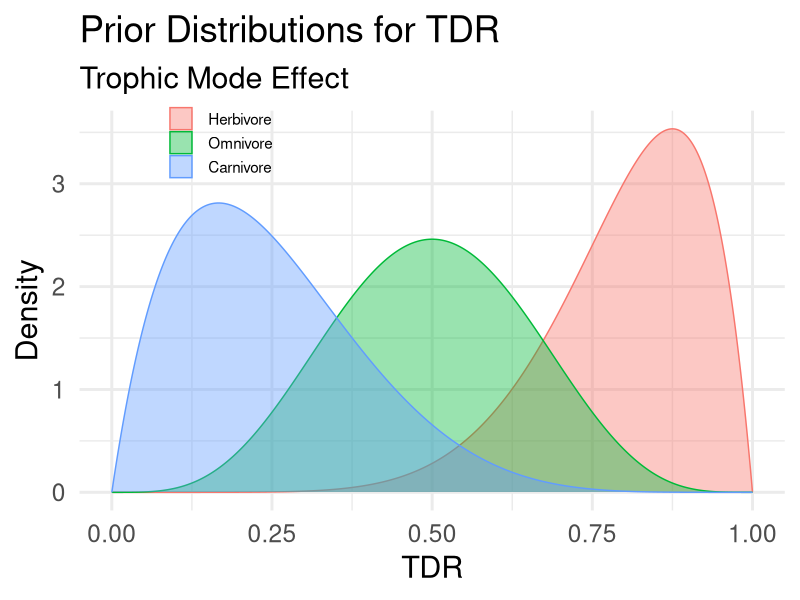
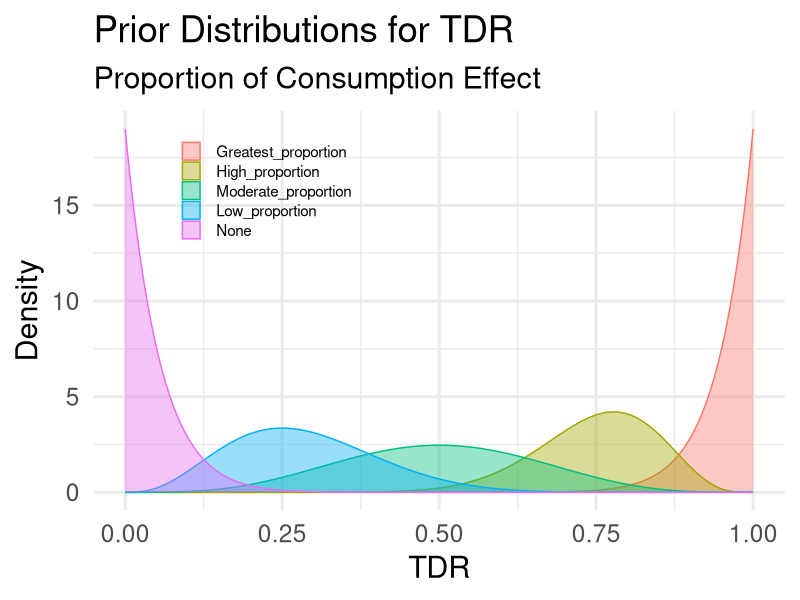

R code for these plots, in order:
## ---- chunk 1
#| echo: false
#| messages: false
#| warning: false
#| fig.cap: "Figure #: Plot of A) decay of the importance of kelp, B) total information, and C) the prior distributions as a function of depth from shore"
#| fig.align: center
#| fig-pos: "t"
#| fig.asp: 0.65



# Load packages
library(tidyverse)

# Define the parameters for each option
options <- list(
  "Herbivore" = list(alpha = 8, beta = 2),
  "Omnivore" = list(alpha = 5, beta = 5),
  "Carnivore" = list(alpha = 2, beta = 6)
)

# Create a sequence of TDR values from 0 to 1
tdr_values <- seq(0, 1, length.out = 1000)

# Initialize a data frame to hold the densities
density_data <- data.frame(TDR = tdr_values)

# Calculate the densities for each option
for (option in names(options)) {
  alpha <- options[[option]]$alpha
  beta <- options[[option]]$beta
  density_data[[option]] <- dbeta(tdr_values, alpha, beta)
}

# Convert data to long format for ggplot2
density_long <- gather(density_data, key = "Option", value = "Density", -TDR)

density_long <- density_long %>% 
  mutate(Option = factor(Option, levels = c("Herbivore", "Omnivore", "Carnivore")))

# Plot the densities
class(density_long$Option)


ggplot(density_long, aes(x = TDR, y = Density, colour = Option)) +
#  geom_line(size = 1.3) +
  geom_area(alpha = 0.4, position = "identity", aes(fill = Option)) +
  labs(title = "Prior Distributions for TDR",
       subtitle = "Trophic Mode Effect",
       x = "TDR",
       y = "Density") +
  theme_minimal(base_size = 22) +
  theme(legend.title = element_blank(),
        legend.position = "inside",
        legend.position.inside = c(0.2, 0.92),
        legend.text = element_text(size = 11))

## ---- chunk 2
# for the mean
(2)/(2+8)

# for the variance
(2*8) / ((2+8)^2 * (2+8+1))


# from claude

# Define prior parameters for different dependency levels
prior_params <- list(
  greatest_dependency = list(
    alpha = 19, beta = 1,    # Mean ~0.8, concentrated distribution
    description = "Greatest proportion of kelp/kelp-associated items"
  ),
  high_dependency = list(
    alpha = 15, beta = 5,
    description = "High proportion of kelp/kelp associated items"
  ),
  moderate_dependency = list(
    alpha = 5, beta = 5,    # Mean 0.5, moderate variance
    description = "Mixed diet with substantial kelp component"
  ),
  low_dependency = list(
    alpha = 4, beta = 10,
    description = "Low proportion of kelp items with mixed diet"
  ),
  lowest_dependency = list(
    alpha = 2, beta = 8,    # Mean ~0.2, indicates occasional kelp consumption
    description = "Lowest proportion of kelp items"
  )
)

# Function to calculate mean and variance
get_distribution_stats <- function(alpha, beta) {
  mean = alpha / (alpha + beta)
  variance = (alpha * beta) / ((alpha + beta)^2 * (alpha + beta + 1))
  return(list(mean = mean, variance = variance))
}

# Calculate metrics for each prior
for(dep_level in names(prior_params)) {
  stats <- get_distribution_stats(
    prior_params[[dep_level]]$alpha, 
    prior_params[[dep_level]]$beta
  )
  cat(sprintf(
    "%s:\n  Mean: %.2f\n  Variance: %.3f\n\n",
    dep_level, stats$mean, stats$variance
  ))
} 
## ---- chunk 3
#| fig.cap: "Figure 4: Plot distributions for the proportion of consumption effect on TDR"

library(tidyverse)
# Define the scaling factor 
# scale_factor <- 4.55  # Adjust this value as needed

# Define the parameters for each option
options <- list(
  "Greatest_proportion" = list(alpha = 19, beta = 1),
  "High_proportion" = list(alpha = 15, beta = 5),
  "Moderate_proportion" = list(alpha = 5, beta = 5),
  "Low_proportion" = list(alpha = 4, beta = 10),
  "None" = list(alpha = 1, beta = 19) 
)

# Create a sequence of TDR values from 0 to 1
tdr_values <- seq(0, 1, length.out = 1000)

# Initialize a data frame to hold the densities
density_data <- data.frame(TDR = tdr_values)

# Calculate the densities for each option
for (option in names(options)) {
  alpha <- options[[option]]$alpha
  beta <- options[[option]]$beta
  density_data[[option]] <- dbeta(tdr_values, alpha, beta)
}

# Convert data to long format for ggplot2
density_long <- gather(density_data, key = "Option", value = "Density", -TDR)

density_long <- density_long %>% 
  mutate(Option = factor(Option, levels = c("Greatest_proportion", 
                                            "High_proportion", 
                                            "Moderate_proportion", 
                                            "Low_proportion",
                                            "None")))



# Plot the densities
ggplot(density_long, aes(x = TDR, y = Density, color = Option)) +
#  geom_line(size = 1.3) +
  geom_area(alpha = 0.4, position = "identity", aes(fill = Option)) +
  labs(title = "Prior Distributions for TDR",
       subtitle = "Proportion of Consumption Effect",
       x = "TDR",
       y = "Density") +
  theme_minimal(base_size = 22) +
  theme(legend.title = element_blank(),
        legend.position = "inside",
        legend.position.inside = c(0.25, 0.8),
        legend.key.size = unit(0.5, 'cm'),
        legend.text = element_text(size = 11))
